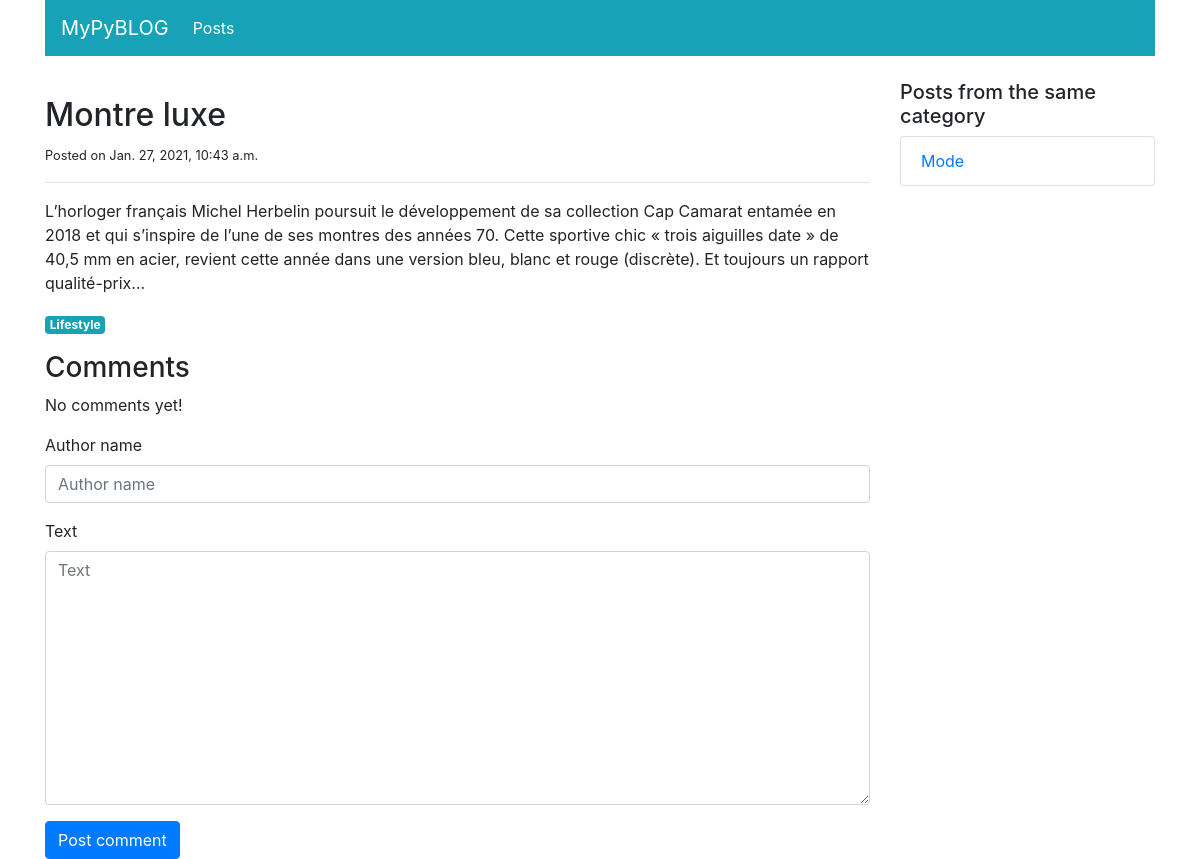
The page /blog/posts/detail/4/ on the database its author committed.
### blog/models.py (models this page shows, shortened)
class Post(models.Model):
    title = models.CharField(max_length=100)
    category = models.ForeignKey('PostCategory',
                                 null=True,
                                 blank=True,
                                 on_delete=models.DO_NOTHING)
    published = models.BooleanField(default=False)
    text = models.TextField(blank=True)
    created_at = models.DateTimeField(auto_now_add=True)

class PostCategory(models.Model):
    name = models.CharField(max_length=50)
    def slug(self):
        return slugify(self.name)

### blog/views.py (the view)
# urls.py: path('posts/detail/<int:post_id>/', views.post_detail, name='post-detail'),
def post_detail(request,post_id,message=''):
    post = get_object_or_404(Post,pk=post_id)
    posts_same_category = Post.objects.filter(published=True,category=post.category).exclude(pk=post_id)
    comments = post.comments.exclude(status=Comment.STATUS_HIDDEN).order_by('created_at')
    comment_form = CreateCommentForm()
    if request.method == 'POST':
        comment_form = CreateCommentForm(request.POST)
        if comment_form.is_valid():
            comment = comment_form.save(commit=False)
            comment.post = post
            comment.save()
            args = [post.pk,'Your comment has been posted!']
            return HttpResponseRedirect(reverse('post-detail-message',args=args) + '#comments')
    else:
        comment_form = CreateCommentForm()
    context = {
        'navigation_items': navigation.navigation_items(navigation.NAV_POSTS),
        'post': post,
        'posts_same_category': posts_same_category,
        'comments': comments,
        'comment_form': comment_form,
        'message': message,
    }
    return render(request,'blog/post_detail.html',context)

### blog/forms.py
class CreateCommentForm(forms.ModelForm):
    class Meta:
        model = Comment
        fields = ['author_name','text']

### blog/navigation.py (called while the page is built)
def navigation_items(selected_item):
    items = []
    for name,url in NAV_ITEMS:
        items.append({
            'name': name,
            'url':url,
            'active': True if selected_item == name else False
        })
        return items

### templates/blog/post_detail.html (shortened to what this page needs)
{% extends 'base.html' %}
{% load static %}
{% load bootstrap4 %}
{% block content %}
<div class="col-sm-9">
    <div class="mt-3">
        <h2>{{post.title}}</h2>
        <small>Posted on {{post.created_at}}</small>
        <hr>
        <p class="text-muted">
            {{post.text|linebreaks|safe}}
        </p>
        <a href="{% url 'post-list' post.category.slug %}"
        class="badge badge-info">{{post.category.name|capfirst}}</a>
    </div>
    <div class="mt-3" id="comments">
        <h3>Comments</h3>
        <ul class="list-unstyled">
            {% for comment in comments %}
            <img class="mr-3" src="{% static 'img/user-placeholder.png' %}">
            <li class="media">
                <div class="media-body">
                <h5 class="mt-0 mb-1">{{comment.author_name}}</h5>
                    <p>
                        <small class="text-muted">{{comment.created_at}}</small>
                    </p>
                <p>
                    {% if comment.status == 'moderated' %}
                        <span class="font-weight-light font-italic text-muted">
                            [[Moderated comment: {{comment.moderation_text }}]]
                        </span>
                    {% else %}
                        {{comment.text}}
                    {% endif %}
                </p>
            </div>
            </li>
            {% empty%}
            <li class="media">No comments yet!</li>
        {%endfor%}
        </ul>
        <form action="{% url 'post-detail' post.pk %}" method="post" class="form">
            {% bootstrap_form comment_form %}
            {%buttons%}
            <button type="submit" class="btn btn-primary">Post comment</button>
            {% endbuttons %}
        </form>
    </div>
</div>
    <div class="col-sm-3">
        <h5>Posts from the same category</h5>
        <ul class="list-group">
            {% for post in posts_same_category %}
                <li class="list-group-item">
                    <a href="{% url 'post-detail' post.pk%}">
                        {{post.title|truncatewords:4}}
                    </a>
                </li>
            {% empty %}
            This is the only post
            {%endfor%}
        </ul>
    </div>
{% endblock content %}

### rows shown on the page
Post: title "Montre luxe", created_at "Jan. 27, 2021, 10:43 a.m.", text "L’horloger français Michel Herbelin poursuit le développement de sa collection Cap Camarat entamée en 2018 et qui s’inspire de l’une de ses montres des années 70. Cette sportive chic « trois aiguilles date » de 40,5 mm en acier, revient cette année dans une version bleu, blanc et rouge (discrète). Et toujours un rapport qualité-prix...", category.name "Lifestyle"
Post: title "Mode"

### other values the page prints
{{ item.name }} "Posts"
